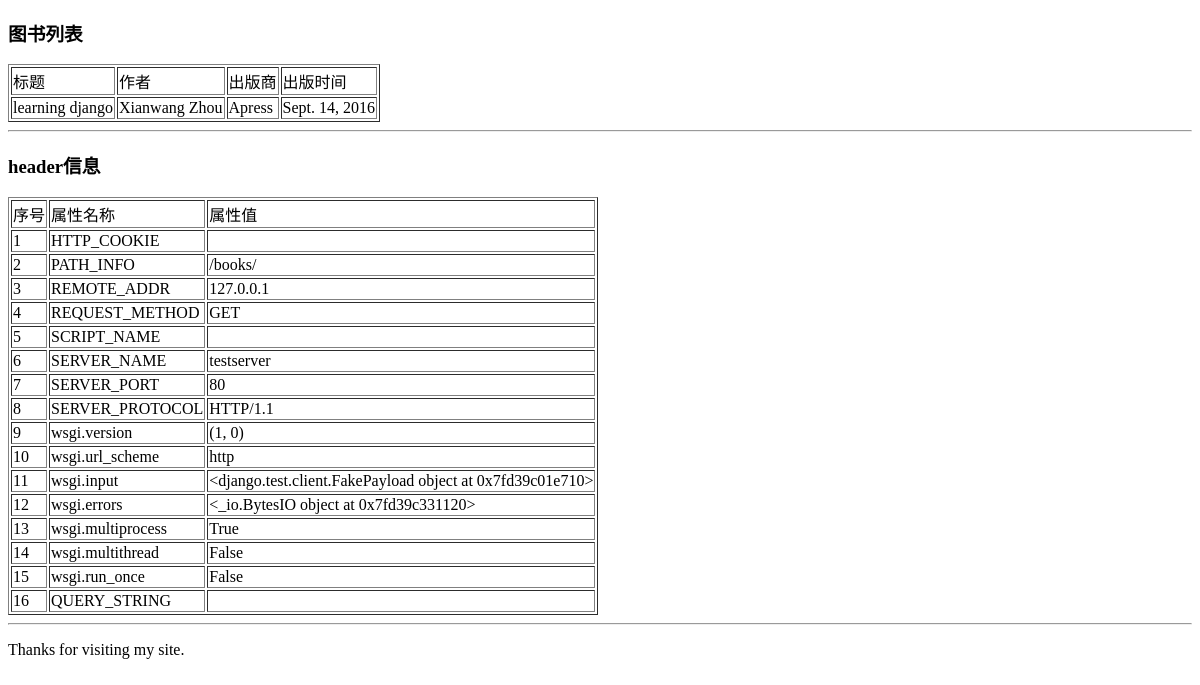
/books/, run on an earlier commit of the app's database.
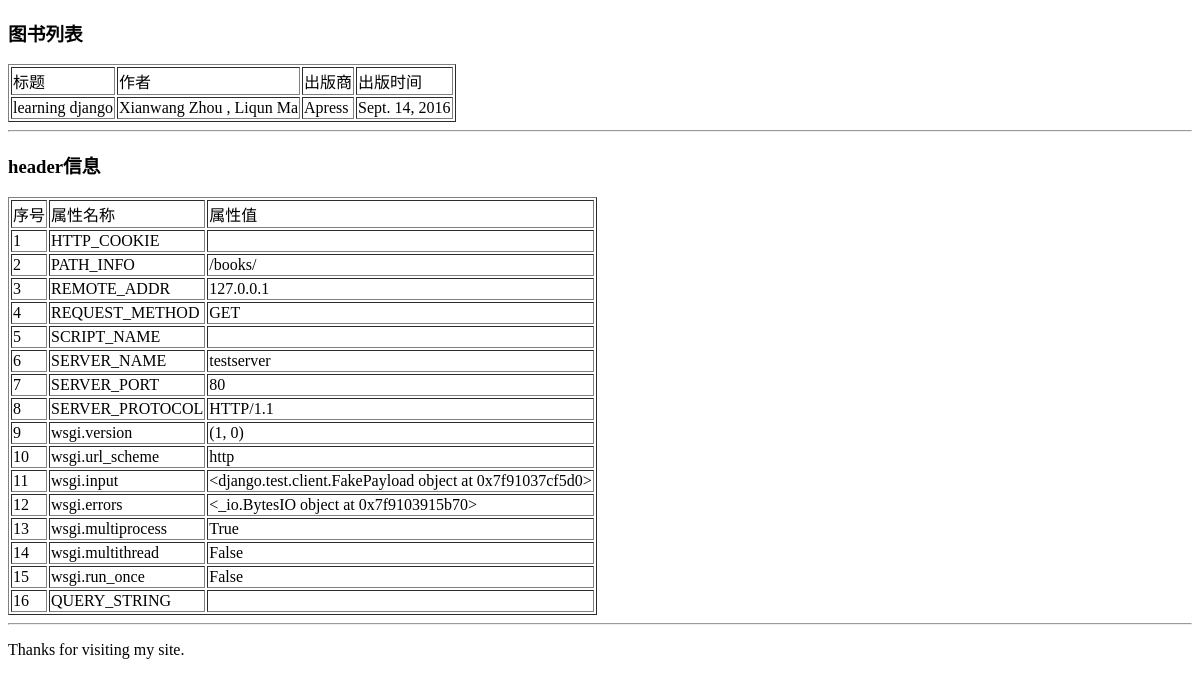
And on a later commit of the database.
### books/models.py (models this page shows)
class Book(models.Model):
	title = models.CharField(max_length=100)
	authors = models.ManyToManyField(Author)
	publisher = models.ForeignKey(Publisher)
	publication_date = models.DateField()

class Author(models.Model):
	first_name = models.CharField(max_length=30)
	last_name = models.CharField(max_length=40)
	email = models.EmailField()

class Publisher(models.Model):
	name = models.CharField(max_length=30)
	address = models.CharField(max_length=50)
	city = models.CharField(max_length=60)
	state_province = models.CharField(max_length=30)
	country = models.CharField(max_length=50)
	website = models.URLField()
	def __str__(self):
		return self.name

### books/views.py (the view)
# urls.py: url(r'^books/$',book_home),
def book_home(request):
	books = Book.objects.order_by('publication_date')
	meta = request.META
	header_dv = meta.items()
	for (k,v) in header_dv:
		print('header[%s]:%s' %(k,v))
	return render_to_response('book_home.html',{'books':books,'header_dv':header_dv,'meta':meta })

### mysite/templates/book_home.html (shortened to what this page needs)
{% extends "base.html" %}
{% block head %}<h3>图书列表</h3>{% endblock %}
{% block content %}
<table border="1">
	<thead>
		<td>标题</td>
		<td>作者</td>
		<td>出版商</td>
		<td>出版时间</td>
	</thead>
	{% for book in books %}
	<tr>
		<td>{{book.title}}</td>
		<td>
			{% if book.authors %}
				<span>
					{% for a in book.authors.all %}
						{{ a.first_name}}&nbsp;{{ a.last_name }}
						{% if not forloop.last %}
							,
						{% endif %}
					{% endfor %}
				</span>
			{% else %}
				{{book.authors}}
			{% endif %}
		</td>
		<td>{{book.publisher}}</td>
		<td>{{book.publication_date}}</td>
	</tr>
	{% endfor %}
</table>
<hr/>
<h3>header信息</h3>
<table border="1">
	<thead>
		<td>序号</td>
		<td>属性名称</td>
		<td>属性值</td>
	</thead>
	{% for k,v in header_dv %}
	<tr>
		<td>
			{{ forloop.counter }}
		</td>
		<td>
			{{ k }}
		</td>
		<td>
			{{ v }}
		</td>
	</tr>
	{% endfor %}
</table>
{% endblock %}

What changed in the data, as far as the page shows it:
shown differently, row unchanged: Author "Xianwang": now shows ","
added Author: first_name "Liqun", last_name "Ma"
Also different on the page:
new list line: "11 wsgi.input <django.test.client.FakePayload object at 0x7f91037cf5d0>"
new list line: "12 wsgi.errors <_io.BytesIO object at 0x7f9103915b70>"
list line gone: "11 wsgi.input <django.test.client.FakePayload object at 0x7fd39c01e710>"
list line gone: "12 wsgi.errors <_io.BytesIO object at 0x7fd39c331120>"
